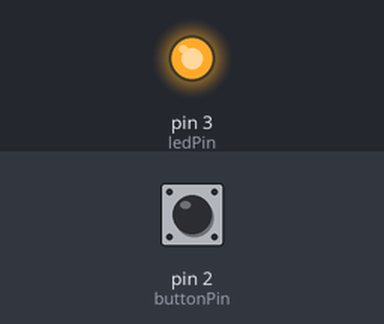
Recording of a sketch running on a simulated Arduino Uno, built with avr-gcc and run on an emulated ATmega328P. On the bench: output pins drawn as LEDs (lit = HIGH). Dashed ring = blinking. The inputs (shaded band) are chosen by the test bench; at power-on: pin 2 (buttonPin) HIGH.

Above: at 1.2 s.
1.3 s: pin 2 (buttonPin) pulled LOW for 0.15 s
At 2.1 s:
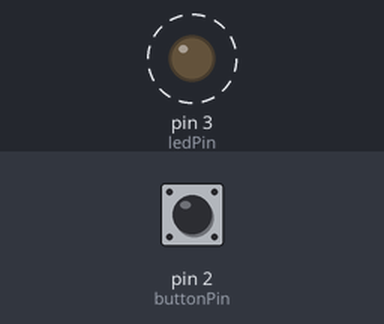
Timing chart, 0 to 10.4 s (numbered marks = the images above; inputs shaded):
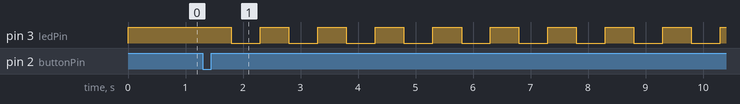

The sketch:

Q5-LED.ino
```cpp
const int buttonPin = 2;
const int ledPin = 3;

int buttonState = HIGH;
bool buttonPressed = false;
int mode = 0; // 0=恆亮,1=慢閃,2=中閃,3=快閃
bool ledOn = false;

unsigned long previousMillis = 0;
unsigned long interval = 0;

void setup() {
  pinMode(buttonPin, INPUT);
  pinMode(ledPin, OUTPUT);
}

void loop() {
  unsigned long currentMillis = millis();
  buttonState = digitalRead(buttonPin);

  if (buttonState == LOW && !buttonPressed) {
    mode++;
    if (mode > 3) mode = 0;
    buttonPressed = true;
    delay(200);
  }
  if (buttonState == HIGH && buttonPressed) {
    buttonPressed = false;
  }

  if (mode == 0) {
    interval = 0;       // 恆亮
  } else if (mode == 1) {
    interval = 1000;    // 慢閃
  } else if (mode == 2) {
    interval = 500;     // 中閃
  } else if (mode == 3) {
    interval = 250;     // 快閃
  }

  if (mode == 0) {
    digitalWrite(ledPin, HIGH);  // 恆亮
  } else {
    if (currentMillis - previousMillis >= interval / 2) {
      previousMillis = currentMillis;
      ledOn = !ledOn;
      digitalWrite(ledPin, ledOn ? HIGH : LOW);
    }
  }
}
```

Measured:
- after the input at 1.3 s, pin 3 (ledPin): alternates HIGH for 0.50 s and LOW for 0.50 s, starting after 0.50 s
